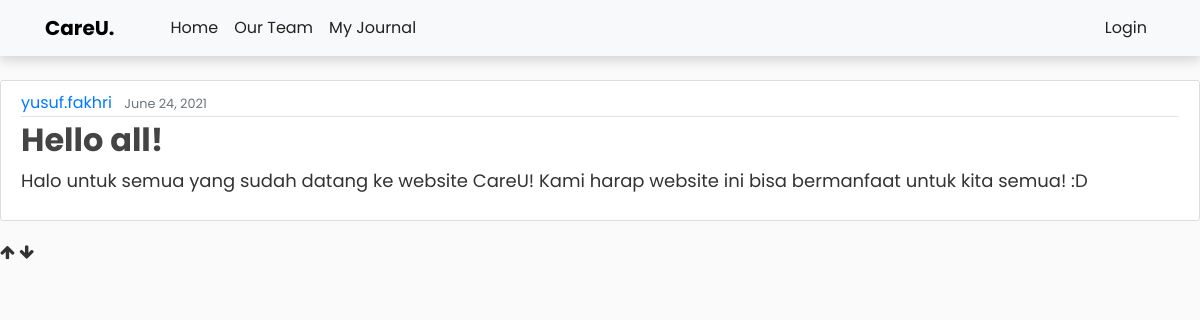
The app's page /post/2/ with its own data.
### careu/models.py (models this page shows, shortened)
class Post(models.Model):
    title = models.CharField(max_length=100)
    content = models.TextField()
    date_posted = models.DateTimeField(default=timezone.now)
    author = models.ForeignKey(User, on_delete=models.CASCADE)

### careu/views.py (the view)
# urls.py: path('post/<int:pk>/', PostDetailView.as_view(), name = 'journal-detail'),
class PostDetailView(DetailView): # pylint: disable=too-many-ancestors
    model = Post

### careu/templates/careu/post_detail.html
{% extends "base.html" %}
{% block content %}
    <article class="media content-section">
        <div class="media-body">
        <div class="article-metadata">
            <a class="mr-2" href="#">{{ object.author }}</a>
            <small class="text-muted">{{ object.date_posted|date:"F d, Y" }}</small>
        </div>
        <h2 class="article-title" href="#">{{ object.title }}</h2>
        <p class="article-content">{{ object.content }}</p>
        </div>
    </article>
{% endblock content %}

### careu/static/careu/main.css (style rules this page uses)
body { background: #fafafa; color: #333333; margin-top: 5rem; font-family: 'Poppins'; }
h1, h2 { color: #101010; font-weight: bold; font-family: 'Poppins'; }
.content-section { background: #ffffff; padding: 10px 20px; border: 1px solid #dddddd; border-radius: 3px; margin-bottom: 20px; }
.article-title { color: #444444; }
.article-content { white-space: pre-line; }
.article-metadata { padding-bottom: 1px; margin-bottom: 4px; border-bottom: 1px solid #e3e3e3 }

### careu/static/careu/fauzi.css (style rules this page uses)
p { font-size: 18px; }
* { box-sizing: border-box; }
*::before, *::after { box-sizing: border-box; }

### records on screen
Post: author "yusuf.fakhri", date_posted "June 24, 2021", title "Hello all!", content "Halo untuk semua yang sudah datang ke website CareU! Kami harap website ini bisa bermanfaat untuk kita semua! :D"
